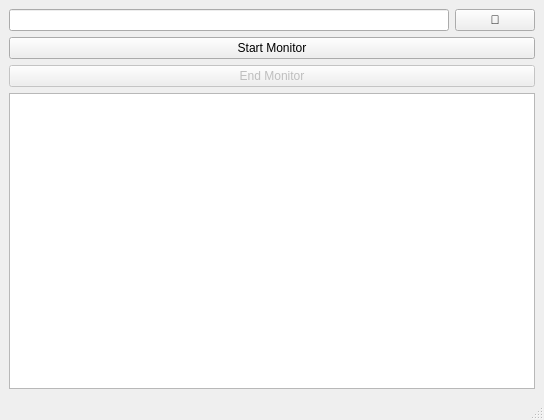
<?xml version="1.0" encoding="UTF-8"?>
<ui version="4.0">
 <class>MainWindow</class>
 <widget class="QMainWindow" name="MainWindow">
  <property name="geometry">
   <rect>
    <x>0</x>
    <y>0</y>
    <width>544</width>
    <height>420</height>
   </rect>
  </property>
  <property name="windowTitle">
   <string>MayaAutoPackageReloader</string>
  </property>
  <widget class="QWidget" name="centralwidget">
   <layout class="QVBoxLayout" name="verticalLayout">
    <item>
     <layout class="QHBoxLayout" name="horizontalLayout">
      <item>
       <widget class="QLineEdit" name="PathLineEdit">
        <property name="readOnly">
         <bool>true</bool>
        </property>
       </widget>
      </item>
      <item>
       <widget class="QPushButton" name="OpenFolderButton">
        <property name="text">
         <string>📁</string>
        </property>
       </widget>
      </item>
     </layout>
    </item>
    <item>
     <widget class="QPushButton" name="StartMonitorButton">
      <property name="text">
       <string>Start Monitor</string>
      </property>
     </widget>
    </item>
    <item>
     <widget class="QPushButton" name="EndMonitorButton">
      <property name="enabled">
       <bool>false</bool>
      </property>
      <property name="text">
       <string>End Monitor</string>
      </property>
     </widget>
    </item>
    <item>
     <widget class="QListView" name="ConsoleListView"/>
    </item>
   </layout>
  </widget>
  <widget class="QMenuBar" name="menubar">
   <property name="geometry">
    <rect>
     <x>0</x>
     <y>0</y>
     <width>544</width>
     <height>21</height>
    </rect>
   </property>
  </widget>
  <widget class="QStatusBar" name="statusbar"/>
 </widget>
 <resources/>
 <connections/>
</ui>
